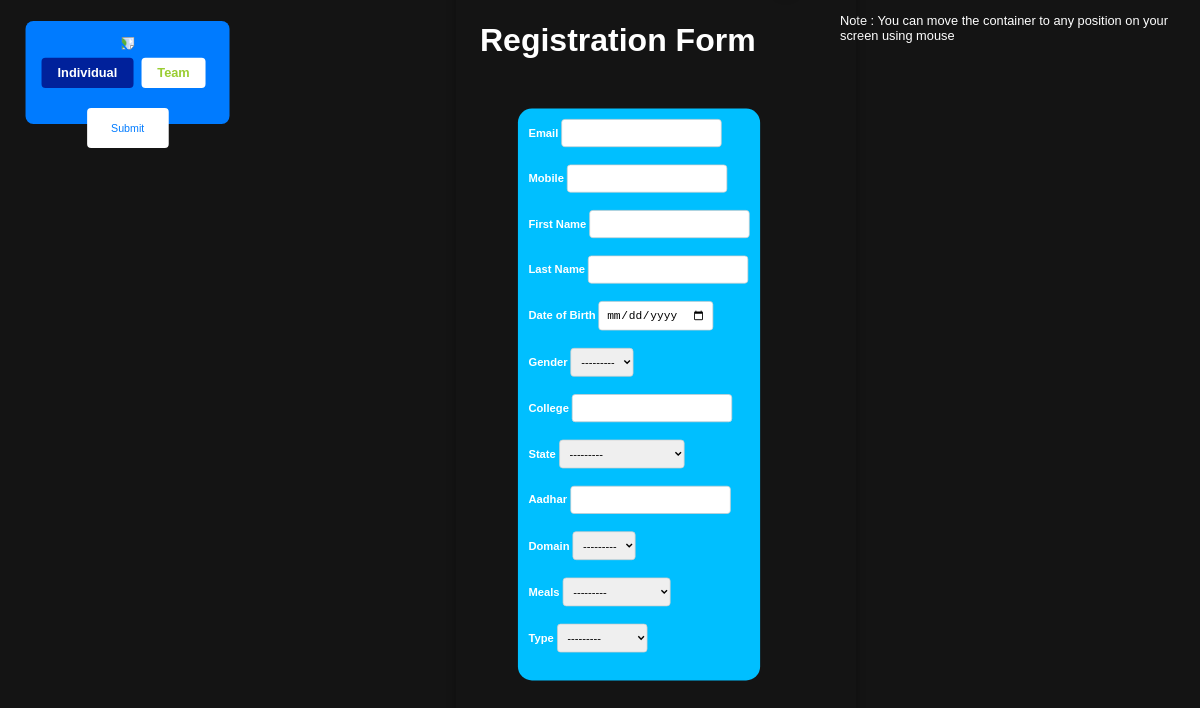
Page /register/ on the earlier database version.
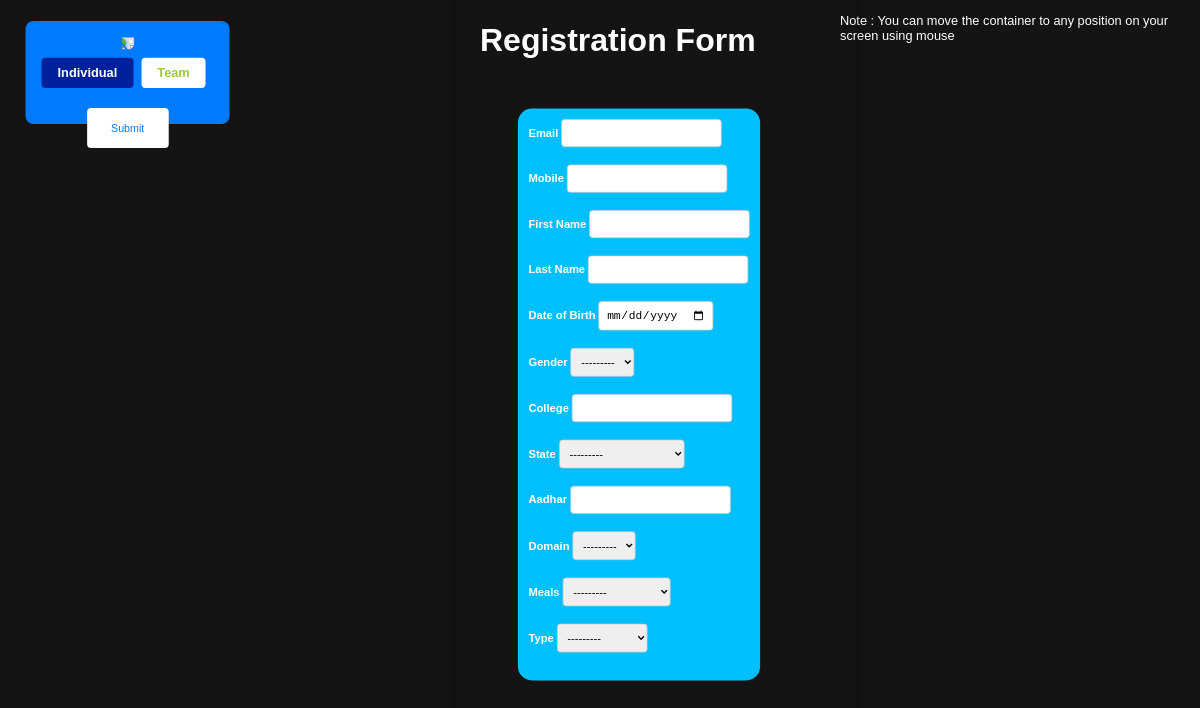
Same page on the later database version.
### form/models.py (models this page shows)
class Gender(models.Model):
    gender = models.CharField(max_length=100,null=True,blank=True)
    def __str__(self):
        return self.gender

### form/views.py (the view)
# urls.py: path('register/', views.registration, name='registration'),
def registration(request):
    global participant, team
    if request.method == 'POST':
        try:
            form = RegistrationForm(request.POST)
            if form.is_valid():
                participant = form.save(commit=False)
                is_individual = request.POST.get('is_individual')
                if is_individual == '1':
                    participant.is_individual = True
                    participant.save()
                    team = Team.objects.create(
                        team_head_username=participant.first_name,
                        domain=Domain.objects.get(pk=participant.domain_of_interest.id)
                    )
                    reg_id = generate_registration_id()
                    print(reg_id)
                    team.reg_id = reg_id
                    team.save()
                    participant.team = team
                    participant.save()
                    if mru_elimination(participant):
                        return redirect('mru_success')
                    else:
                        send_reg_success(request, participant)
                        return redirect('success')
                else:
                    participant.is_individual = False
                    print(request.POST)
                    team_size = int(request.POST.get('team_size'))
                    team_name = request.POST.get('team_name')
                    if 3 <= team_size <= 5:
                        team = Team.objects.create(
                            team_head_username=participant.first_name,
                            domain=Domain.objects.get(pk=participant.domain_of_interest.id)
                        )
                        reg_id = generate_registration_id()
                        print(reg_id)
                        team.reg_id = reg_id
                        team.team_name = team_name
                        team.team_size = team_size
                        team.save()
                        participant.team = team
                        participant.save()
                        teams_email = []
                        teams_mobile = []
                        teams_aadhar = []
                        for i in range(team_size - 1):
                            teams_email.append(request.POST.get(f'team_member_email_{i}'))
                            teams_mobile.append(request.POST.get(f'team_member_mobile_{i}'))
                            teams_aadhar.append(request.POST.get(f'team_member_aadhar_{i}'))
                            if participant.email==request.POST.get(f'team_member_email_{i}') or participant.mobile==request.POST.get(f'team_member_mobile_{i}') or participant.aadhar==request.POST.get(f'team_member_aadhar_{i}'):
                                participant.delete()
                                team.delete()
                                messages.error(request,'You cannot use same details')
                                return redirect('registration')
                            else:
                                gender = Gender.objects.get(f'team_member_get_{i}')
                                state = State.objects.get(state_name=request.POST.get(f'team_member_state_{i}'))
                                meal = Meals.objects.get(meal_name=request.POST.get(f'team_member_meals_{i}'))
                                type = ParticipantType.objects.get(type=request.POST.get(f'team_member_type_{i}'))
                                team_member = Participant(
                                    first_name=request.POST.get(f'team_member_first_name_{i}'),
                                    last_name=request.POST.get(f'team_member_last_name_{i}'),
                                    date_of_birth=request.POST.get(f'team_member_date_of_birth_{i}'),
                                    gender = gender,
                                    email=request.POST.get(f'team_member_email_{i}'),
                                    mobile=request.POST.get(f'team_member_mobile_{i}'),
                                    state=state,
                                    college=request.POST.get(f'team_member_college_{i}'),
                                    aadhar=request.POST.get(f'team_member_aadhar_{i}'),
                                    domain_of_interest=participant.domain_of_interest,
                                    meals = meal,
                                    participant_type=type,
                                    is_individual=False,
                                    team=team
                                )
                                team_member.save()
                        if len(set(teams_email)) != (team_size-1) or len(set(teams_mobile)) != (team_size-1) or len(set(teams_aadhar)) != (team_size-1):
                            participant.delete()
                            team.delete()
                            messages.error(request,"You cannot use same details in form, please check the data of these unique fields - Email, Mobile, Aadhar.")
                            return redirect('registration')
                        if mru_elimination(participant):
                            return redirect('mru_success')
                        else:
                            send_reg_success(request,participant)
                            return redirect('success')
        except(Exception):
            participant.delete()
            team.delete()
            messages.error(request,"Form has errors, please check it. If it occurs multiple times, please contact us.")
            return redirect('registration')
    else:
        form = RegistrationForm()
    return render(request, 'reg.html', {'form': form})

### form/forms.py
class RegistrationForm(forms.ModelForm):
    def __init__(self,*args):
        super().__init__(*args)
        self.fields.pop('edited_by')
        self.fields.pop('is_checkedin')
        self.fields['date_of_birth'].widget = forms.widgets.DateInput(
            attrs={
                'type':'date','placeholder':'yyy-mm-dd (DOB) ',
            }
        )
        self.fields.pop('is_individual')
        self.fields.pop('team')
    class Meta:
        model = Participant
        fields = '__all__'

### form/models.py (called while the page is built)
    def __str__(self):
        return self.domain_name

    def __str__(self):
        return self.state_name

    def __str__(self):
        return self.meal_name

    def __str__(self):
        return self.type

### templates/reg.html (shortened to what this page needs)
{% load static %}
<!DOCTYPE html>
<html>
<head>
</head>
<body onload="move('extra')">
<h1 style="text-align: center;">Registration Form</h1>
<p>Note : You can move the container to any position on your screen using mouse</p>
<form method="post">
<div class="main-form">
    <div class="form-container">
        <div class="form">
                <div class="form-group">
                    <label for="email">Email</label>
                    {{ form.email }}
                </div>
                <div class="form-group">
                    <label for="mobile">Mobile</label>
                    {{ form.mobile }}
                </div>
                <div class="form-group">
                    <label for="first_name">First Name</label>
                    {{ form.first_name }}
                </div>
                <div class="form-group">
                    <label for="last_name">Last Name</label>
                    {{ form.last_name }}
                </div>
                <div class="form-group">
                    <label for="date_of_birth">Date of Birth</label>
                    {{ form.date_of_birth }}
                </div>
                <div class="form-group">
                    <label for="Gender">Gender</label>
                    {{ form.gender }}
                </div>
                <div class="form-group">
                    <label for="college">College</label>
                    {{ form.college }}
                </div>
                <div class="form-group">
                    <label for="state">State</label>
                    {{ form.state }}
                </div>
                <div class="form-group">
                    <label for="aadhar">Aadhar</label>
                    {{ form.aadhar }}
                </div>
                <div class="form-group">
                    <label for="domain_of_interest">Domain</label>
                    {{ form.domain_of_interest }}
                </div>
                <div class="form-group">
                    <label for="meals">Meals</label>
                    {{ form.meals }}
                </div>
                <div class="form-group">
                    <label for="participant_type">Type</label>
                    {{ form.participant_type }}
                </div>
        </div>
    </div>
</div>
<div class="extra">
    <div class="mov" style="align-items: center;display: flex;flex-direction: column;">
        <img style="transform: rotate(90deg);top: 0;" src="https://www.gstatic.com/images/icons/material/system_gm/1x/drag_indicator_white_20dp.png">
    </div>
    <div class="radio-options">
        <label for="individual_radio">Individual</label>
        <label for="team_radio">Team</label>
    </div>
    <div id="submit-button">
        <input type="submit" value="Submit" id="submit">
    </div>
</div>
</form>
</body>
</html>

### templates/reg.html (style rules this page uses)
body { margin: 0; background-color: #141414; font-family: 'Arial', sans-serif; display: flex; justify-content: center; align-items: center; height: 100vh; overflow: hidden; }
.main-form { top: -3%; left: 38%; color: white; position: absolute; box-shadow: 0px 0px 10px rgba(0, 0, 0, 0.3); max-width: 400px; width: 100%; display: flex; border-radius: 20px; transition: transform 0.3s ease; }
.form-container { color: white; border-radius: 20px; background: deepskyblue; padding: 15px; margin: 10px; transition: transform 0.3s ease; scale: 0.7; align-items: center; justify-content: center; }
form { display: flex; flex-direction: column; }
.form-group { margin-bottom: 15px; }
label { font-weight: bold; margin-bottom: 5px; }
input[type="text"], input[type="email"], input[type="date"], select { padding: 10px; border: 1px solid #ccc; border-radius: 5px; font-size: 16px; margin-bottom: 10px; }
h1 { position: absolute; color: white; top: 0.1%; left: 40%; }
#submit-button { text-align: center; }
#submit-button input[type="submit"] { background: #fff; color: #007bff; border: none; height: 50px; border-radius: 5px; cursor: pointer; transition: background-color 0.3s, color 0.3s; }
.radio-options { display: flex; align-items: center; margin-bottom: 20px; }
.radio-options label { background-color: #fff; color: yellowgreen; padding: 10px 20px; border-radius: 5px; cursor: pointer; margin-right: 10px; transition: background-color 0.3s, color 0.3s; }
.radio-options input[type="radio"]:checked + label { background-color: #007b; color: #fff; }
.extra { position: absolute; top: 1%; left: 0; background: #007bff; padding: 20px; border-radius: 10px; color: white; scale: 0.8; }
label { margin-top: 10px; }
.mov { cursor: grab; }
p { position: absolute; color: white; top: 0; left: 70%; font-size: 0.8rem; }
input[type='submit'] { width: 40%; color: blue; background: white; height: 50%; left: 30%; position: absolute; }

Differences in the rows shown:
added Gender: gender "---------"
Other differences:
form field gender: "---------" → (not shown)
